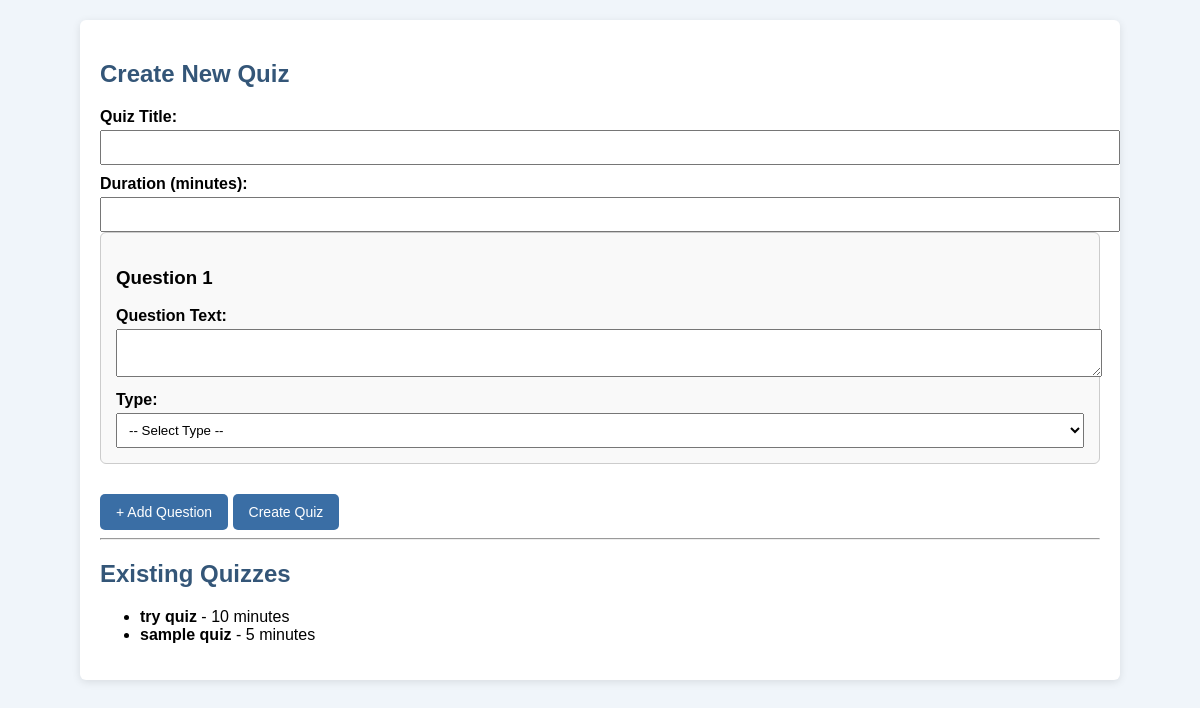
Page /admin/manage_quizzes (signed in) on the committed database.
### tables this page shows
CREATE TABLE quizzes (
                            id INTEGER PRIMARY KEY AUTOINCREMENT,
                            title TEXT,
                            assigned_to TEXT,
                            deadline TEXT,
                            questions TEXT,
                            type TEXT, duration TEXT);

### app.py (the view, shortened to what this page needs)
@app.route('/admin/manage_quizzes', methods=['GET', 'POST'])
def admin_manage_quizzes():
    if session.get('role') != 'admin':
        return redirect('/')
    with sqlite3.connect(DB_NAME) as conn:
        cursor = conn.cursor()
        cursor.execute("SELECT DISTINCT id, title, duration FROM quizzes WHERE type = 'quiz' OR type IS NULL")
        quizzes = cursor.fetchall()
    return render_template('admin_manage_quizzes.html', quizzes=quizzes)

### templates/admin_manage_quizzes.html (shortened to what this page needs)
<!DOCTYPE html>
<html>
<head>
</head>
<body>
<div class="container">
    <h2>Create New Quiz</h2>
    <form method="POST">
        <label>Quiz Title:</label>
        <input type="text" name="title" required>
        <label>Duration (minutes):</label>
        <input type="number" name="duration" required>
        <div id="quiz-question-container">
            <div class="question-block">
                <h3>Question 1</h3>
                <label>Question Text:</label>
                <textarea name="question1" required></textarea>
                <label>Type:</label>
                <select name="type1" onchange="toggleQuizMCQFields(this, 1)" required>
                    <option value="">-- Select Type --</option>
                </select>
            </div>
        </div>
        <button type="button" onclick="addQuizQuestion()">+ Add Question</button>
        <button type="submit">Create Quiz</button>
    </form>
    <hr>
    <h2>Existing Quizzes</h2>
    <ul>
        {% for quiz in quizzes %}
            <li><strong>{{ quiz[1] }}</strong> - {{ quiz[2] }} minutes</li>
        {% endfor %}
    </ul>
</div>
</body>
</html>

### templates/admin_manage_quizzes.html (style rules this page uses)
body { font-family: Arial, sans-serif; background: #f0f5fa; margin: 20px; }
h2 { color: #345678; }
.container { background: #ffffff; padding: 20px; border-radius: 6px; box-shadow: 0 2px 8px rgba(0,0,0,0.1); max-width: 1000px; margin: auto; }
.question-block { border: 1px solid #ccc; padding: 15px; margin-bottom: 20px; border-radius: 6px; background: #f9f9f9; }
label { font-weight: bold; display: block; margin-top: 10px; }
input, select, textarea { width: 100%; padding: 8px; margin-top: 4px; }
button { background: #3a6ea5; color: white; border: none; padding: 10px 16px; border-radius: 5px; margin-top: 10px; cursor: pointer; font-size: 14px; }

### rows in the picture
quizzes: title "try quiz", duration "10"
quizzes: title "sample quiz", duration "5"
